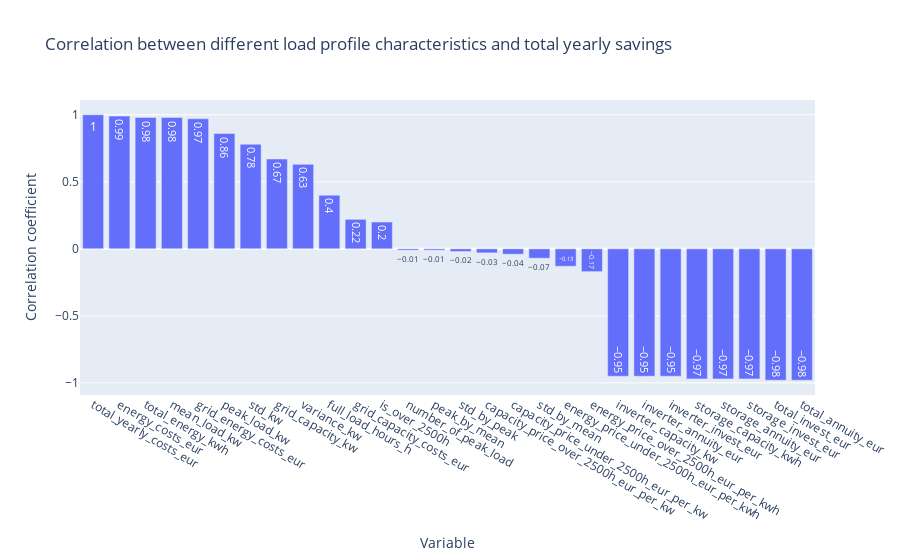

Notebook code cell kept with this figure:
### Code cell
abs_corr_fig_df = abs_correlations_df[["total_yearly_costs_eur"]].round(2)
abs_corr_fig_df.sort_values("total_yearly_costs_eur", inplace=True, ascending=False)
abs_corr_fig = px.bar(
    data_frame=abs_corr_fig_df,
    y="total_yearly_costs_eur",
    text_auto=True,
    title="Correlation between different load profile characteristics and total yearly savings")
abs_corr_fig.update_layout(yaxis_title="Correlation coefficient", xaxis_title="Variable")
abs_corr_fig.show()

### Figure 1 — Plotly figure (JSON) as saved in the notebook; plotly's stock layout.template omitted (floating-point values rounded to 4 significant figures)
{"data": [{"alignmentgroup": "True", "hovertemplate": "index=%{x}<br>total_yearly_costs_eur=%{y}<extra></extra>", "legendgroup": "", "marker": {"color": "#636efa", "pattern": {"shape": ""}}, "name": "", "offsetgroup": "", "orientation": "v", "showlegend": false, "textposition": "auto", "texttemplate": "%{y}", "type": "bar", "x": ["total_yearly_costs_eur", "energy_costs_eur", "total_energy_kwh", "mean_load_kw", "grid_energy_costs_eur", "peak_load_kw", "std_kw", "grid_capacity_kw", "variance_kw", "full_load_hours_h", "grid_capacity_costs_eur", "is_over_2500h", "number_of_peak_load", "peak_by_mean", "std_by_peak", "capacity_price_over_2500h_eur_per_kw", "capacity_price_under_2500h_eur_per_kw", "std_by_mean", "energy_price_under_2500h_eur_per_kwh", "energy_price_over_2500h_eur_per_kwh", "inverter_capacity_kw", "inverter_annuity_eur", "inverter_invest_eur", "storage_capacity_kwh", "storage_annuity_eur", "storage_invest_eur", "total_invest_eur", "total_annuity_eur"], "xaxis": "x", "y": [1, 0.99, 0.98, 0.98, 0.97, 0.86, 0.78, 0.67, 0.63, 0.4, 0.22, 0.2, -0.01, -0.01, -0.02, -0.03, -0.04, -0.07, -0.13, -0.17, -0.95, -0.95, -0.95, -0.97, -0.97, -0.97, -0.98, -0.98], "yaxis": "y"}], "layout": {"barmode": "relative", "legend": {"tracegroupgap": 0}, "title": {"text": "Correlation between different load profile characteristics and total yearly savings"}, "xaxis": {"anchor": "y", "domain": [0, 1], "title": {"text": "Variable"}}, "yaxis": {"anchor": "x", "domain": [0, 1], "title": {"text": "Correlation coefficient"}}}}
